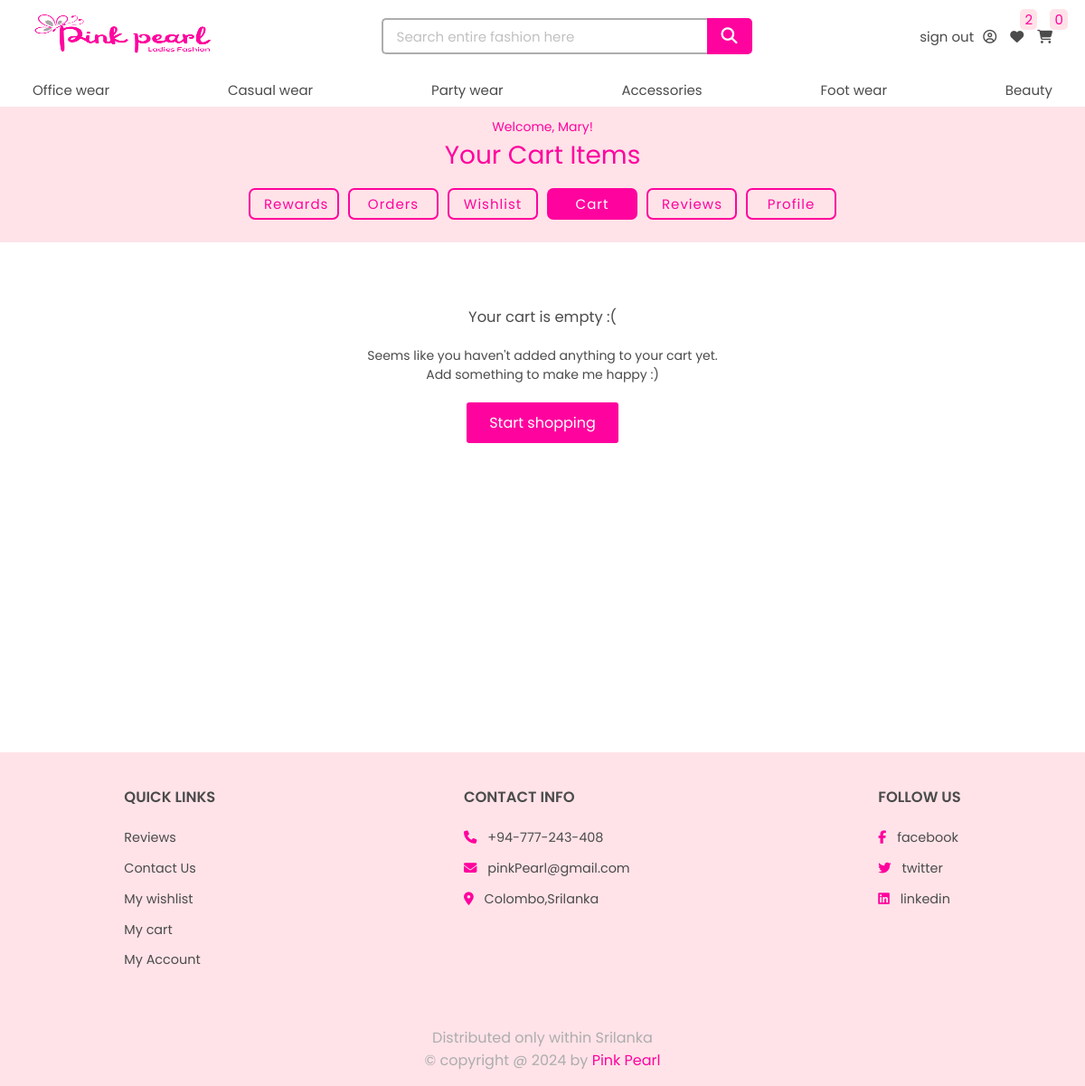
The page /myaccount/cart.php (signed in) on the database its author committed.
### tables this page shows
CREATE TABLE `main_category` (
  `main_category_id` int(11) NOT NULL,
  `category_name` varchar(255) NOT NULL,
  `description` varchar(100) NOT NULL,
  `image_url` varchar(255) NOT NULL
);

CREATE TABLE `users` (
  `user_id` int(11) NOT NULL,
  `username` varchar(50) NOT NULL,
  `first_name` varchar(100) NOT NULL,
  `last_name` varchar(100) NOT NULL,
  `phone` varchar(15) NOT NULL,
  `address_line1` text NOT NULL,
  `address_line2` text NOT NULL,
  `email` varchar(100) NOT NULL,
  `password` char(255) NOT NULL,
  `reg_date` date NOT NULL DEFAULT current_timestamp(),
  `user_type` varchar(50) NOT NULL,
  `current_point_balance` int(11) NOT NULL
);

### myaccount/cart.php (the view, shortened to what this page needs)
<?php
    include('../main-header/header.php');
    $cartQuery = "select * from shopping_cart where user_id = " . $_SESSION['user_id'];
    $result = mysqli_query($connection, $cartQuery);
?>
<!DOCTYPE html>
<html lang="en">
<head>
    <link rel="stylesheet" href="style.css">
    <link rel="stylesheet" href="../shop/style.css">
</head>
<body>
    <div class="myaccount">
        <div class="header">
            <p>Welcome, <?php echo getUserName($connection); ?>!</p>
            <h1>Your Cart Items</h1>
            <div class="options">
                <span><a href="rewards.php">Rewards</a></span>
                <span><a href="orders.php">Orders</a></span>
                <span><a href="wishlist.php">Wishlist</a></span>
                <span><a href="cart.php" class="active">Cart</a></span>
                <span><a href="review.php">Reviews</a></span>
                <span><a href="profile.php">Profile</a></span>
            </div>
        </div>
        <div class="content">
            <?php
                if (mysqli_num_rows($result) > 0) {
                    echo "<div class='total'>
                            <span>Sub Total: Rs. " . getSubtotal($connection, $_SESSION['user_id']) . "</span> <a href='checkout.php'><button>Checkout</button></a>
                        </div>";
                    echo "<div class='cart-items-wrapper'>";
                    while($row = mysqli_fetch_assoc($result)) {
                        $productQuery = "select * from products where product_id = " . $row['product_id'];
                        $productDataResult = mysqli_query($connection, $productQuery);
                        $productData = mysqli_fetch_assoc($productDataResult);
                        echo "<div class='cart-card'>
                                <img src='../uploadedImages/" . $productData['image_url'] . "'>
                                <h3>" . $productData['product_name'] . "<br>" . getColor($connection, $row['color_id']);
                        $size = getSize($connection, $row['size_id']);
                        if ($size != 'none') {
                            echo " | " . $size;
                        }
                        echo "</h3>
                                <form action='cart.php?cart_item_id=" . $row['cart_item_id'] . "' method='post'>
                                    <input type='number' name='quantity' value='" . $row['quantity'] . "' oninput='handleUpdate(" . $row['quantity'] . ", this)' min='1'> &nbsp; x " . $productData['price'] . "
                                    <button type='submit' name='updateQty' id='update'>update</button>
                                    <button class='remove-item' type='submit' name='remove'><i class='fa fa-times' aria-hidden='true'></i></button>
                                </form>
                                <div>Amount: Rs. " . $row['amount'] . "</div>
                            </div> ";
                    }
                    echo "</div>";
                }else {
                    echo "<div class='empty-order-history'>
                            <h3>Your cart is empty :(</h3>
                            <p>Seems like you haven't added anything to your cart yet.<br> Add something to make me happy :)</p>
                            <a href='../shop/index.php'><button>Start shopping</button></a>
                        </div>";
                }
            ?>
        </div>
    </div>
    <?php include('../shop/footer.php') ?>
</body>
</html>
<?php
    function getUserName($connection) {
        $query = 'select username from users where user_id = ' . $_SESSION['user_id'];
        $result = mysqli_query($connection, $query);
        $name = mysqli_fetch_assoc($result)['username'];
        return $name;
    }
?>

### main-header/header.php (shortened to what this page needs)
<?php
    include('../database/dbconnection.php');
    $no_of_wishlist_items = 0;
    $no_of_cart_items = 0;
    if (isset($_SESSION['isLogged']) && $_SESSION['isLogged']) {
        $no_of_wishlist_items = getNoOfWishlistItems($connection, $_SESSION['user_id']);
        $no_of_cart_items = getNoOfCartItems($connection, $_SESSION['user_id']);
    }
    $main_category_res = mysqli_query($connection, "SELECT * FROM main_category")
                    or die('Category query failed');
    $main_categories = mysqli_fetch_all($main_category_res, MYSQLI_ASSOC);
?>
<!DOCTYPE html>
<html lang="en">
<head>
    <link rel="stylesheet" href="../index.css">
    <link rel="stylesheet" href="../../Ladies-fashion-full-stack-website//main-header//header.css">
</head>
<body>
    <header>
        <div class="top-header">
            <div class="logo"><a href="../shop/index.php"><img src="../uploadedImages/logo.png" alt="Pink-pearl-logo"></a></div>
            <form class="search laptop-setup " action="../main-header/header.php" method='post'>
                <input type="text" placeholder="Search entire fashion here" name='search-word'><button type="submit" name="search"><i class="fa fa-search" aria-hidden="true"></i></button>
            </form>
            <div class="top-header-right">
                <?php
                    if (isset($_SESSION['isLogged']) && $_SESSION['isLogged']) {
                        echo "<span class='user laptop-setup'>" .
                                 "<a href='../account/logout.php'>sign out</a><a href='../myaccount/rewards.php'><i class='fa fa-user-circle-o' aria-hidden='true'></i></a>" .
                             "</span>";
                    }
                    else {
                        echo "<span class='laptop-setup'><a href='../account/login.php'>Sign in  </a> / <a href='../account/register.php'>Sign up</a></span>";
                    }
                ?>
                <span><a href="../myaccount/wishlist.php"><i class="fa fa-heart" aria-hidden="true"></i></a><span><?php echo $no_of_wishlist_items; ?></span></span>
                <span><a href="../myaccount/cart.php"><i class="fa fa-shopping-cart" aria-hidden="true"></i></a><span><?php echo $no_of_cart_items; ?></span></span>
            </div>
        </div>
        <div class="bottom-header">
            <ul>
                <?php
                    foreach ($main_categories as $main) {
                        echo "<li><a href='../fashion/fashion.php?main=" . $main['main_category_id'] . "'>" . $main['category_name'] . "</a> </li>";
                    }
                ?>
            </ul>
        </div>
    </header>
</body>
</html>
<?php
    function getNoOfWishlistItems($connection, $id) {
        $sql = "select * from wishlist where user_id=" . $id ;
        $result = mysqli_query($connection, $sql);
        $noOfItems = mysqli_num_rows($result);
        return $noOfItems;
    }
    function getNoOfCartItems($connection, $id) {
        $sql = "select sum(quantity) as sum from shopping_cart where user_id=" . $id ;
        $result = mysqli_query($connection, $sql);
        $noOfItems = mysqli_fetch_assoc($result)['sum'];
        return 0;
    }
?>

### index.css (style rules this page uses)
* { margin: 0;padding: 0; box-sizing: border-box; font-family: 'Poppins', sans-serif; font-weight: 400; text-decoration: none; list-style-type: none; color: var(--black); outline: none; }
:root { --white: white; --black: rgb(75, 75, 75); --grey: rgb(173, 173, 173); --lightpink: rgb(255, 227, 232); --pink: #FF039E; }
button, .button { padding: 10px 25px; background-color: var(--pink); font-size: 20px; border: none; color: var(--white); cursor: pointer; transition: 0.3s; border-radius: 3px; display: flex; align-items: center; justify-content: center; gap: 10px; }
button i { color: var(--white); }

### main-header/header.css (style rules this page uses)
header { height: 15vh; position: fixed; width: 100%; z-index: 1000; }
.top-header { height: 10vh; padding: 1% 8%; display: flex; align-items: center; justify-content: space-between; background-color: var(--white); }
.top-header .logo img { width: 200px; height: 47px; }
.top-header .search { width: 400px; height: 100%; display: flex; align-items: center; justify-content: center; }
.top-header .search input { padding: 8px 50px 8px 15px; width: 360px; height: 40px; border-radius: 5px 0 0 5px; border: 2px solid var(--grey); border-right: none; font-size: 15px; }
.top-header .search button { height: 40px; width: 40px; display: flex; align-items: center; justify-content: center; border-radius: 0 5px 5px 0; font-size: 18px; color: var(--white); }
.top-header .top-header-right { height: 100%; display: flex; align-items: center; gap: 15px; }
.top-header .top-header-right > span { position: relative; }
.top-header .top-header-right span span { color: var(--pink); background-color: var(--lightpink); position: absolute; top: -80%; padding: 0px 5px; right: -100%; font-size: 15px; border-radius: 5px; }
.top-header .top-header-right .user i { margin-left: 10px; }
.bottom-header { height: 5vh; padding: 0 8%; background-color: var(--white); border-bottom: 2px solid var(--lightpink); }
.bottom-header ul { height: 100%; display: flex; align-items: center; justify-content: space-between; width: 100%; }
header a { font-size: 15px; }
header a, header i { transition: 0.3s; cursor: pointer; }
@media all and (max-width:1200px) { .top-header, .bottom-header { padding: 1% 3%; } }

### myaccount/style.css (style rules this page uses)
.myaccount { min-height: 100vh; width: 100%; padding: 15vh 0 20px; display: flex; align-items: center; justify-content: flex-start; flex-direction: column; }
button { font-size: 16px; }
.myaccount .header { background-color: var(--lightpink); width: 100%; padding: 10px 0; display: flex; align-items: center; justify-content: center; flex-direction: column; }
.myaccount .content { width: 100%; padding: 20px 8%; }
.myaccount .header h1, .myaccount .header p { width:100%; text-align: center; color: var(--pink); }
.myaccount .options { width: 100%; padding: 10px; font-size: 15px; margin: 5px 0; display: flex; justify-content: center;gap: 10px; }
.myaccount .options span a { display: inline-block; padding: 4px 15px; transition: 0.3s; width:100px; text-align: center; background-color: transparent; border: 2px solid var(--pink); color: var(--pink);border-radius: 7px;letter-spacing: 1px; }
.myaccount .options span a.active { background-color: var(--pink); color: var(--white); }
.myaccount .empty-order-history { width: 100%; margin-top: 50px; display: flex; align-items: center; justify-content: center; flex-direction: column; }
.myaccount .empty-order-history p { margin: 20px 0; text-align: center; }
input::placeholder { color: rgb(193, 193, 193); }

### shop/style.css (style rules this page uses)
html { font-size: 100%; scroll-padding-top: 18vh; }
body { background-color: var(--white); font-size: 14px; }

### rows shown on the page
main_category: category_name "Office wear"
main_category: category_name "Casual wear"
main_category: category_name "Party wear"
main_category: category_name "Accessories"
main_category: category_name "Foot wear"
main_category: category_name "Beauty"
users: username "Mary"

### other values the page prints
$no_of_wishlist_items "2"
$no_of_cart_items "0"
